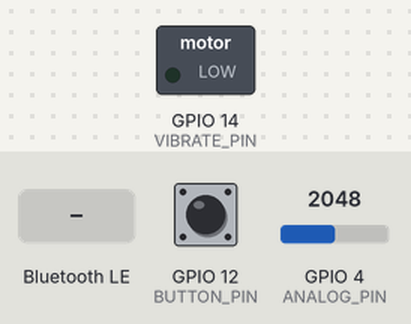
Bench run of a sketch on a simulated ESP32. On the bench: switched loads named in the sketch (green lamp = pin HIGH). Inputs (shaded band) come from the test bench; at power-on: GPIO 12 (BUTTON_PIN) HIGH, GPIO 4 (ANALOG_PIN) = 2048. Nothing arrives over Bluetooth unless stated; a phone connects over Bluetooth LE 3 s after start; what the sketch prints to the serial monitor is not drawn.

Above: at 1.2 s.
1.3 s: GPIO 12 (BUTTON_PIN) pulled LOW for 0.15 s
At 1.38 s:
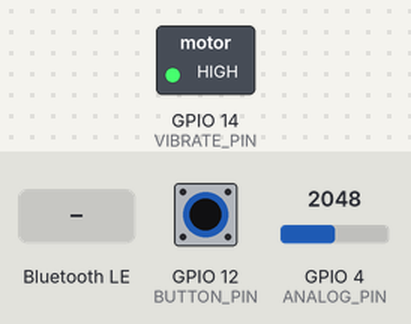
2.9 s: GPIO 12 (BUTTON_PIN) pulled LOW for 3.2 s
At 6.7 s:
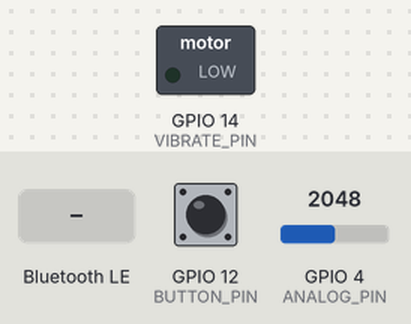
7.6 s: Bluetooth LE write "2" received
At 8.1 s:
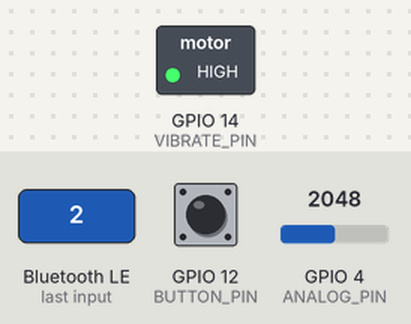
Timing chart, 0 to 10.6 s (numbered marks = the images above; inputs shaded):
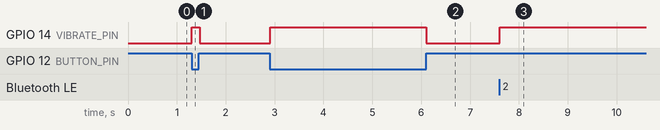

The sketch:

sketch_combined.ino
```cpp
#include <BLEDevice.h>
#include <BLEServer.h>
#include <BLEUtils.h>
#include <BLEAdvertising.h>

const int VIBRATE_PIN = 14;  // 진동 모터 제어 핀
const int BUTTON_PIN  = 12;  // 버튼 입력 핀
const int ANALOG_PIN  = 4;   // Tremor 센서 아날로그 출력 핀

// BLE 서비스 및 특성 UUID
#define SERVICE_UUID   "4fafc201-1fb5-459e-8fcc-c5c9c331914b"
#define CHAR_UUID_TASK "beb5483e-36e1-4688-b7f5-ea07361b26a8"

// BLE를 통해 받은 명령으로 인한 진동 상태
volatile bool bleVibrate = false;

class TaskCallbacks : public BLECharacteristicCallbacks {
  void onWrite(BLECharacteristic* pChar) override {
    String val = pChar->getValue();
    int taskId = val.toInt();
    bleVibrate = (taskId == 2); // 값이 2면 진동 활성화
  }
};

class MyServerCallbacks : public BLEServerCallbacks {
  void onConnect(BLEServer* pServer) override {}
  void onDisconnect(BLEServer* pServer) override { pServer->startAdvertising(); }
};

void setup() {
  Serial.begin(115200);

  pinMode(VIBRATE_PIN, OUTPUT);
  digitalWrite(VIBRATE_PIN, LOW);

  pinMode(BUTTON_PIN, INPUT_PULLUP);
  pinMode(ANALOG_PIN, INPUT);

  BLEDevice::init("ESP32_TREMOR");
  BLEServer *pServer = BLEDevice::createServer();
  pServer->setCallbacks(new MyServerCallbacks());

  BLEService *pService = pServer->createService(SERVICE_UUID);
  BLECharacteristic *taskChar = pService->createCharacteristic(
      CHAR_UUID_TASK, BLECharacteristic::PROPERTY_WRITE);
  taskChar->setCallbacks(new TaskCallbacks());

  pService->start();
  BLEAdvertising *pAdv = pServer->getAdvertising();
  pAdv->addServiceUUID(SERVICE_UUID);
  pAdv->start();

  Serial.println("BLE GATT 서버 시작: ESP32_TREMOR");
}

void loop() {
  bool pressed = digitalRead(BUTTON_PIN) == LOW;

  // 500ms마다 아날로그 값 출력
  static unsigned long lastPrint = 0;
  unsigned long now = millis();
  if (now - lastPrint >= 500) {
    int raw = analogRead(ANALOG_PIN);
    float voltage = raw * (3.3f / 4095.0f);
    Serial.print("Analog[4]: ");
    Serial.print(raw);
    Serial.print(" (");
    Serial.print(voltage, 3);
    Serial.println(" V)");
    lastPrint = now;
  }

  // BLE 신호 또는 버튼 입력이 있으면 진동
  if (bleVibrate || pressed) {
    digitalWrite(VIBRATE_PIN, HIGH);
  } else {
    digitalWrite(VIBRATE_PIN, LOW);
  }

  delay(20); // 짧은 지연으로 버튼 디바운스
}
```

Measured:
- after the input at 1.3 s, GPIO 14 (VIBRATE_PIN): LOW → HIGH at once, → LOW 0.16 s later
- after the input at 2.9 s, GPIO 14 (VIBRATE_PIN): LOW → HIGH at once, → LOW 3.2 s later
- after the input at 7.6 s, GPIO 14 (VIBRATE_PIN): LOW → HIGH at once
